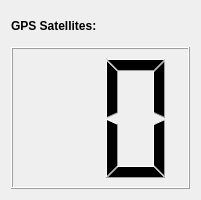
<?xml version="1.0" encoding="UTF-8"?>
<ui version="4.0">
 <class>NumErrWidget</class>
 <widget class="QWidget" name="NumErrWidget">
  <property name="geometry">
   <rect>
    <x>0</x>
    <y>0</y>
    <width>201</width>
    <height>200</height>
   </rect>
  </property>
  <property name="windowTitle">
   <string>NumSat</string>
  </property>
  <layout class="QVBoxLayout" name="verticalLayout">
   <item>
    <widget class="QLabel" name="NumLabel">
     <property name="maximumSize">
      <size>
       <width>16777215</width>
       <height>30</height>
      </size>
     </property>
     <property name="font">
      <font>
       <weight>75</weight>
       <bold>true</bold>
      </font>
     </property>
     <property name="frameShadow">
      <enum>QFrame::Raised</enum>
     </property>
     <property name="text">
      <string>GPS Satellites:</string>
     </property>
    </widget>
   </item>
   <item>
    <widget class="QLCDNumber" name="NumLcd">
     <property name="font">
      <font>
       <pointsize>15</pointsize>
       <weight>75</weight>
       <italic>true</italic>
       <bold>true</bold>
      </font>
     </property>
     <property name="autoFillBackground">
      <bool>true</bool>
     </property>
     <property name="frameShape">
      <enum>QFrame::Box</enum>
     </property>
     <property name="frameShadow">
      <enum>QFrame::Raised</enum>
     </property>
     <property name="numDigits">
      <number>2</number>
     </property>
    </widget>
   </item>
  </layout>
 </widget>
 <resources/>
 <connections/>
</ui>
